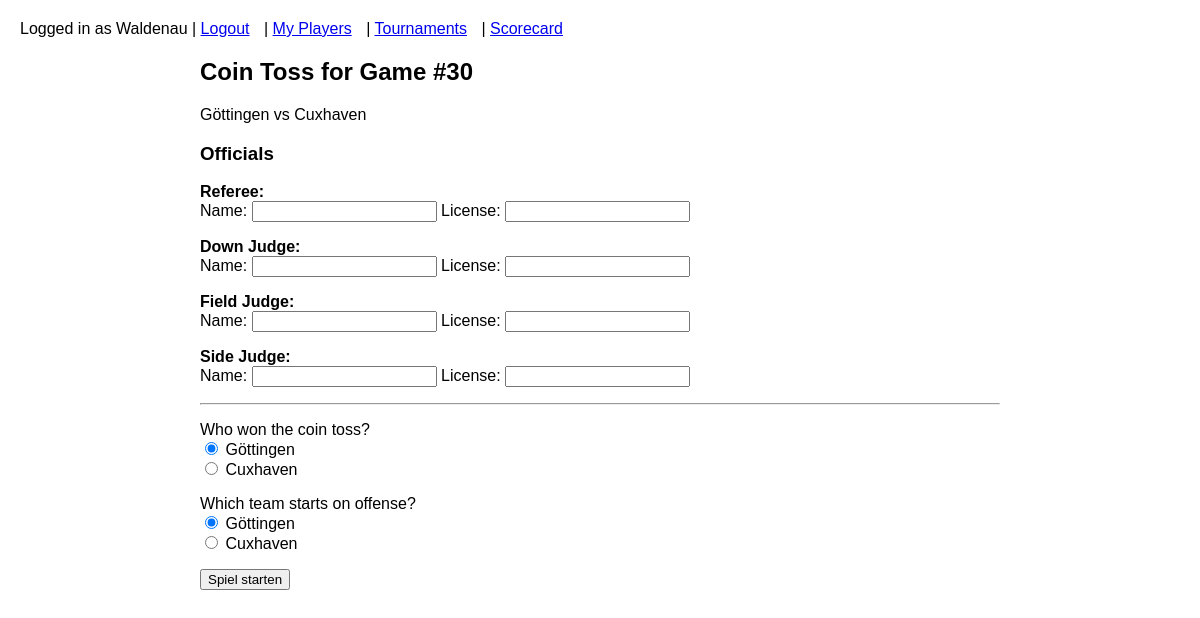
Screenshot of /scorecard/coin_toss/30/ (signed in) with the database file from the repository.
### events/models.py (models this page shows, shortened)
class Game(models.Model):
    tournament = models.ForeignKey(Tournament, on_delete=models.CASCADE, related_name='games')
    team1 = models.ForeignKey(User, on_delete=models.CASCADE, related_name='team1_games')
    team2 = models.ForeignKey(User, on_delete=models.CASCADE, related_name='team2_games')
    referee = models.ForeignKey(User, on_delete=models.CASCADE, related_name='referee_games')
    start_time = models.DateTimeField()
    team1_score = models.IntegerField(null=True, blank=True)
    team2_score = models.IntegerField(null=True, blank=True)
    field_number = models.IntegerField(null=True, blank=True)  # Only used for 5-team tournaments
    coin_toss_winner_is_team1 = models.BooleanField(default=True)
    offense_is_team1 = models.BooleanField(default=True)

### events/views.py (the view, shortened to what this page needs)
# urls.py: path('scorecard/coin_toss/<int:game_id>/', views.scorecard_coin_toss, name='scorecard_coin_toss'),
@login_required
def scorecard_coin_toss(request, game_id):
    game = get_object_or_404(Game, id=game_id, referee=request.user)
    return render(request, 'scorecard_coin_toss.html', {'game': game})

### events/templates/scorecard_coin_toss.html (shortened to what this page needs)
{% extends "base.html" %}
{% block content %}
<h2>Coin Toss for Game #{{ game.id }}</h2>
<p>{{ game.team1.username }} vs {{ game.team2.username }}</p>
<form method="post">
    <h3>Officials</h3>
    <p>
        <strong>Referee:</strong><br>
        Name: <input type="text" name="ref_name" required>
        License: <input type="text" name="ref_license" required>
    </p>
    <p>
        <strong>Down Judge:</strong><br>
        Name: <input type="text" name="dj_name" required>
        License: <input type="text" name="dj_license" required>
    </p>
    <p>
        <strong>Field Judge:</strong><br>
        Name: <input type="text" name="fj_name" required>
        License: <input type="text" name="fj_license" required>
    </p>
    <p>
        <strong>Side Judge:</strong><br>
        Name: <input type="text" name="sj_name" required>
        License: <input type="text" name="sj_license" required>
    </p>
    <hr>
    <p>
        <label>Who won the coin toss?</label><br>
        <input type="radio" name="coin_toss_winner" value="team1" checked> {{ game.team1.username }}<br>
        <input type="radio" name="coin_toss_winner" value="team2"> {{ game.team2.username }}
    </p>
    <p>
        <label>Which team starts on offense?</label><br>
        <input type="radio" name="offense" value="team1" checked> {{ game.team1.username }}<br>
        <input type="radio" name="offense" value="team2"> {{ game.team2.username }}
    </p>
    <button type="submit">Spiel starten</button>
</form>
{% endblock %}

### events/templates/base.html (shortened to what this page needs)
<!DOCTYPE html>
<html>
<head>
</head>
<body>
    <header>
        <nav>
            {% if user.is_authenticated %}
                Logged in as {{ user.username }} |
                <a href="{% url 'logout' %}">Logout</a>
                {% if user.is_staff %}
                    | <a href="{% url 'admin_dashboard' %}">Admin Dashboard</a>
                {% else %}
                    | <a href="{% url 'players' %}">My Players</a>
                    | <a href="{% url 'tournaments' %}">Tournaments</a>
                    | <a href="{% url 'scorecard_home' %}">Scorecard</a>
                {% endif %}
            {% else %}
                <a href="{% url 'login' %}">Login</a>
            {% endif %}
        </nav>
    </header>
    <div class="container">
        {% block content %}{% endblock %}
    </div>
</body>
</html>

### events/templates/base.html (style rules this page uses)
body { font-family: Arial, sans-serif; margin: 20px; }
header { margin-bottom: 20px; }
nav a { margin-right: 10px; }
.container { max-width: 800px; margin: auto; }
form { margin-bottom: 20px; }

### rows the page displays
Game: id "30", team1.username "Göttingen", team2.username "Cuxhaven"

### other values shown
{{ user.username }} "Waldenau"
